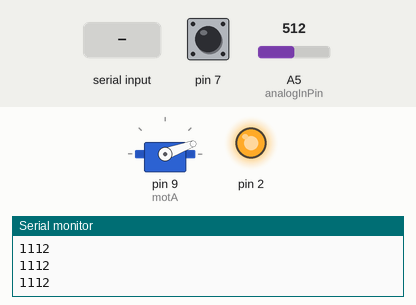
This sketch was run on a simulated Arduino Uno, built with avr-gcc and run on an emulated ATmega328P. Shown: servo, output pins drawn as LEDs (lit = HIGH), the last lines printed to the serial monitor. The test bench sets the inputs (shaded band); at power-on: A5 (analogInPin) = 512, pin 7 HIGH. Pins used as bus, display or sensor lines are not drawn.

Above: at 5.2 s.
5.3 s: A5 (analogInPin) set to 1010
At 6.5 s:
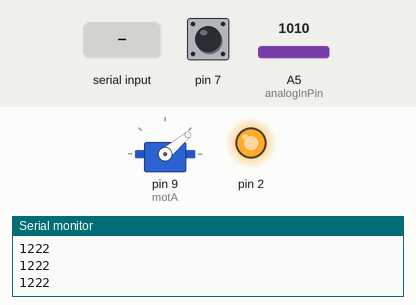
6.8 s: "90,45\n" received over Serial
At 9.6 s:
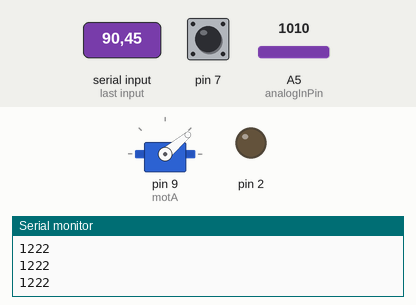
9.8 s: A5 (analogInPin) set to 990
At 11.0 s:
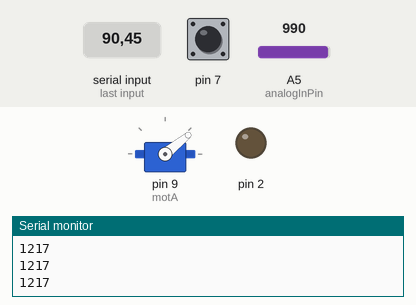
Timing chart, 0 to 12.8 s (numbered marks = the images above; inputs shaded):
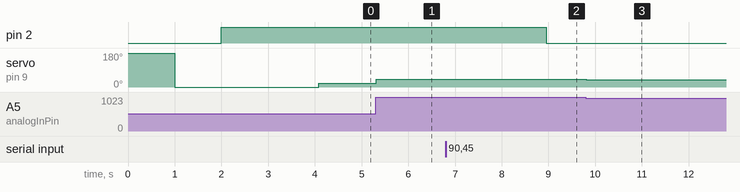

Measured:
- after the input at 5.3 s, servo on pin 9 (motA): 20° → 40° at once
- after the input at 6.8 s, pin 2: HIGH → LOW after 2.1 s
- after the input at 9.8 s, servo on pin 9 (motA): 40° → 39° at once

The sketch:

stepperPotControl.ino
```cpp
# include "stepper.h"
# include <Servo.h>
#define MIN_PULSE_LENGTH 1000 // Minimum pulse length in µs
#define MAX_PULSE_LENGTH 2000 // Maximum pulse length in µs

// Direction Pin, Step Pin, Steps Per Revolution
stepper motor(2, 3, 800);
Servo motA;

// User Variables
const uint8_t analogInPin = A5;
uint16_t sensorValue = 0;
int16_t outputValue = 0;
int16_t command = 0;


void setup() {
  Serial.begin(9600);

  motA.attach(9, MIN_PULSE_LENGTH, MAX_PULSE_LENGTH);

  motA.writeMicroseconds(MAX_PULSE_LENGTH);
  delay(1000);
  motA.writeMicroseconds(MIN_PULSE_LENGTH);
  delay(1000);

  motor.begin(); // Initiate stepper motor
  motor.drive_s(-360, 60, 7); // Spin Angle, Step Time (= timeStep)
}

int16_t oldValue = 0;
int16_t angle = 0;

void loop() {
    // Get sensor value
    sensorValue = analogRead(analogInPin);
    outputValue = map(sensorValue, 0, 1023, 1000, 1225);
    Serial.println(outputValue);
    motA.writeMicroseconds(outputValue);

    if (Serial.available() > 0)
    {
      command = Serial.parseInt();
      command = map(command, 0, 100, 0, 64);
      Serial.parseInt();
      Serial.flush();
      // Check value change
      if (command > 80 || command < 0)
      {
        Serial.println("ERROR - Angle Range Exceeded");
      }
      else if (command != oldValue) // Absolute Drive
      {
        // Give incremental drive
        motor.drive(command - oldValue, 120);
        angle += command - oldValue;
        oldValue = command; // Get old value
      }
      Serial.println(angle);
    }
    delay(1);
}
```

stepper.cpp
```cpp
/*
  Stepper Motor Control Library
  Author: Won Bin Choi (B4)
  E-mail: dc07650@naver.com
  Organization: Sogang University(Korea, Republic of), Mechanical Engineering
  Date: November 12, 2021
*/
// file: stepper.cpp
#include "Arduino.h"
#include "stepper.h"

stepper::stepper(const int _dirPin, const int _stepPin, int _stepsPerRevolution)
  : dirPin(_dirPin), stepPin(_stepPin), stepsPerRevolution(_stepsPerRevolution)
{

}

stepper::~stepper()
{

}

void stepper::drive(int angle, float _rpm)
{
  timeStep = int((60.0 / (float(stepsPerRevolution) * pow(10, -6) * _rpm * velocity_coefficient[1]))/2.0); // RPM to time step
  byte comm = B00000000;
  if (angle > 0) {
    comm = 1<<dirPin | comm;
  }

  iteration = int(float(stepsPerRevolution) * float(abs(angle)) / 360.0);

  for (int i = 0; i < iteration; i ++) {
    PORTD = 1<<stepPin | comm;
    delayMicroseconds(timeStep);
    PORTD = comm;
    delayMicroseconds(timeStep);
  }
}

void stepper::drive_s(int angle, float _rpm, int _touchPin)
{
  timeStep = int((60.0 / (float(stepsPerRevolution) * pow(10, -6) * _rpm * velocity_coefficient[1]))/2.0); // RPM to time step
  byte comm = B00000000;
  DDRD = ~((~((1<<dirPin | 1<<stepPin))) | 1<<_touchPin) & (B11111100); // Setup an extra pin configuration for tactile

  if (angle > 0) {
    comm = 1<<dirPin | comm;
  }

  iteration = int(float(stepsPerRevolution) * float(abs(angle)) / 360.0);

  for (int i = 0; i < iteration; i ++) {
    if (!((PIND & 1<<_touchPin)>>_touchPin)) {
      PORTD = 1<<stepPin | comm;
      delayMicroseconds(timeStep);
      PORTD = comm;
      delayMicroseconds(timeStep);
    }
  }
}

void stepper::begin()
{
  DDRD = (1<<dirPin | 1<<stepPin) & (B11111100);
  calibrate();
}

void stepper::drive(int angle)
{
  timeStep = int((60.0 / (float(stepsPerRevolution) * pow(10, -6) * 60 * velocity_coefficient[1]))/2.0); // RPM to time step
  byte comm = B00000000;
  if (angle > 0) {
    comm = 1<<dirPin | comm;
  }

  iteration = int(float(stepsPerRevolution) * float(abs(angle)) / 360.0);
  for (int i = 0; i < iteration * 2; i ++) {
    PORTD = comm;
    delayMicroseconds(timeStep);
  }
}

void stepper::calibrate()
{ // Calibration is required for fast stepper motor response
  float calibrationSpeed = 36;
  float targetTime = calibrationSpeed / 360.0 * pow(10, 6);
  int counter = 0;

  firstTick = micros();
  drive(calibrationSpeed);
  secondTick = micros();
  interval[0] = secondTick - firstTick;

  velocity_coefficient[0] = velocity_coefficient[1];
  velocity_coefficient[1] *= 4.0;
  firstTick = micros();
  drive(calibrationSpeed);
  secondTick = micros();
  interval[2] = secondTick - firstTick;

  velocity_coefficient[2] = velocity_coefficient[1];
  velocity_coefficient[1] /= 2.0;
  while (counter < ITERATION_LIMIT) {
    firstTick = micros();
    drive(calibrationSpeed);
    secondTick = micros();
    interval[1] = secondTick - firstTick;
    //Serial.println("Vc: " + String(velocity_coefficient[1],5) + "\t t: " + String(interval[1],0));
    if (abs(interval[1] - targetTime) < ALLOWED_TIME_ERROR) {
      break;
    }
    velocity_coefficient[1] = ( ( ((targetTime - interval[1])) * ((targetTime - interval[2])) ) / ( ((interval[0] - interval[1])) * ((interval[0] - interval[2])) ) ) * velocity_coefficient[0] + ( ( ((targetTime - interval[0])) * ((targetTime - interval[2])) ) / ( ((interval[1] - interval[0])) * ((interval[1] - interval[2])) ) ) * velocity_coefficient[1] + ( ( ((targetTime - interval[0])) * ((targetTime - interval[1])) ) / ( ((interval[2] - interval[0])) * ((interval[2] - interval[1])) ) ) * velocity_coefficient[2];
    counter ++;
  }
}
```

stepper.h
```cpp
/*
 Stepper Motor Control Library
 Author: Won Bin Choi (B4)
 E-mail: dc07650@naver.com
 Organization: Sogang University(Korea, Republic of), Mechanical Engineering
 Date: November 12, 2021
 - ChangeLog - (Major.Minor.Bug)
    > v 1.0.0 (Nov. 12, 2021)
      : Created Stepper Motor Control Library
      : Added motor drive function (Contains direction determination based on given angle value)
    > v 1.1.0 (Nov. 12, 2021)
      : Changed velocity variable to timeStep
      : Added a conversion command to change from rpm to time step
      : Added DEBUG definition for debugging
      : Added velocity coefficient for processor adjustment
      : Took out the iteration number outside the loop initialization of the drive() function
      : Added a calibration function for setting the velocity constant
    > v 1.2.0 (Nov. 12, 2021)
      : Updated the calibration function so it can calibrate by the millisecond unit
      : Changed the interpolation order from first to second
    > v 1.3.0 (Nov. 13, 2021)
      : Updated the calibration function so it can calibrate without moving the stepper motor
    > v 1.3.1 (Nov. 13, 2021)
      : Integrated the calibration function to the constructor
    > v 1.3.2 (Nov. 13, 2021)
      : Constructor integration of the calibration doesn't seem to work. Ommited temporarily and put it in the setup()
      : Change the interpolation variable to the center value
    > v 1.4.0 (Nov. 13, 2021)
      : There seems to be limited functions that are allowed to be used in the constructor. Therefore, the motor will be initilized using the begin()
      : Pin mode setup and calibrate() is moved to the begin() from the constructor
      : calibrate() and drive() overload is set to private
    > v 1.5.0 (Nov. 14, 2021)
      : Added drive_s() which utilizes the push button to check the initial stepper position
    > v 1.6.1 (Nov. 21, 2021)
      : Fixed the time accuracy problem, the time step calculated in the drive() has been applied as two microsecond full delays, changed to two microsecond half delays
      : Tightened the ALLOWED_TIME_ERROR
      : Added ITERATION_LIMIT to set the maximum interation at the calibration()
    > v 1.7.0 (Nov. 22, 2021)
      : Changed all the digital read/write functions to direct pin manipulation to reduce the control time
*/
// file: stepper.h
#ifndef stepper_h
#define stepper_h
#include "Arduino.h"

#define DEBUG true
#define ALLOWED_TIME_ERROR 35 // microsecond
#define ITERATION_LIMIT 20 // cycle

class stepper
{
  private:
    const int dirPin;
    const int stepPin;
    int stepsPerRevolution;
    long timeStep;
    int iteration;
    double velocity_coefficient[3] = {0, 1, 0};
    // Motor rotation speed may change depending on the MCU speed.
    long firstTick = 0;
    long secondTick = 0;
    double interval[3] = {};

    void calibrate();
    void drive(int angle);
  public:
    stepper(const int _dirPin, const int _stepPin, int _stepsPerRevolution);
    ~stepper();

    void begin();
    void drive(int angle, float _rpm);
    void drive_s(int angle, float _rpm, int _touchPin);
};
#endif
```
